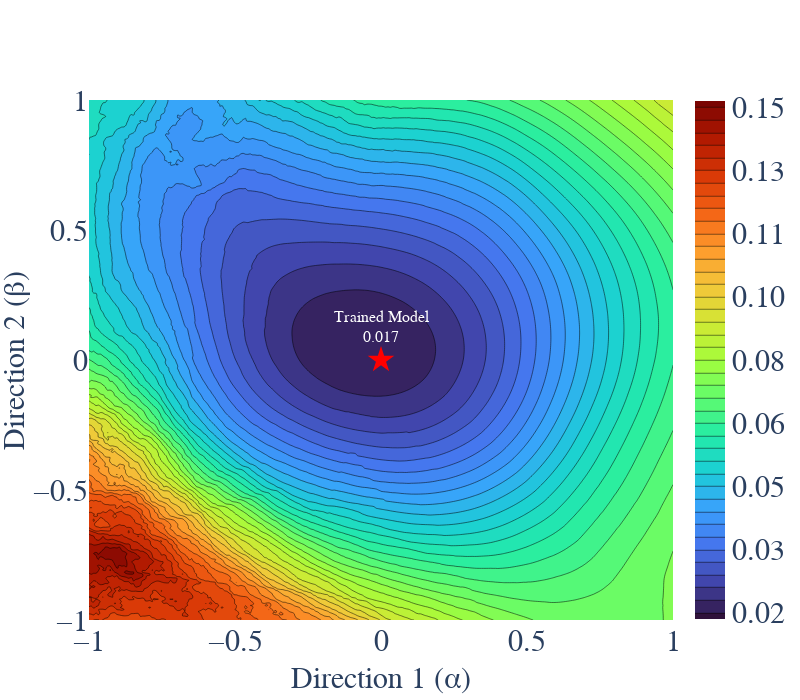
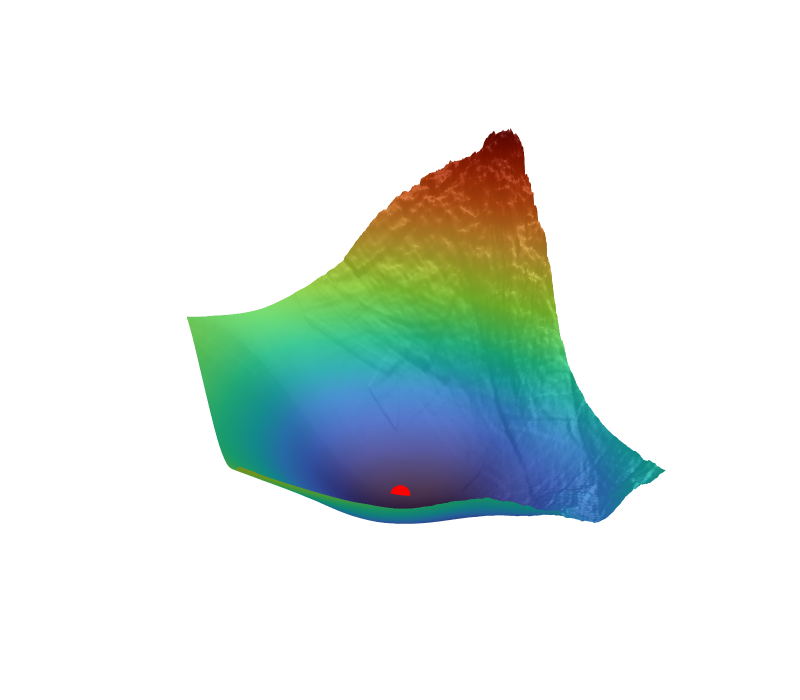

The cell these charts' notebook holds for them, in order:
### Code cell
def load_landscape_npz(filepath):
    loaded = np.load(filepath)
    landscape_data = dict(loaded)
    loaded.close()
    return landscape_data
landscape_data = load_landscape_npz(f'{landscape_save_dir}/pinn_best_True_v2.npz')
image_save_path = os.path.join(
    os.path.dirname(os.getcwd()),
    "notebooks",
    "loss_landscape",
    "physMSE_PIGNN"
)

plot_both_landscapes(landscape_data, image_save_path)

### Figure 1 — Plotly figure (JSON) as saved in the notebook; plotly's stock layout.template omitted (floating-point values rounded to 4 significant figures; data arrays with more than 128 entries replaced by an {"elided": "..."} marker saying what was removed)
{"data": [{"colorbar": {"len": 1.035, "tickfont": {"size": 30}, "tickformat": ".2f", "title": {"text": ""}, "y": 0.5, "yanchor": "middle"}, "colorscale": [[0, "#30123b"], [0.07143, "#4145ab"], [0.1429, "#4675ed"], [0.2143, "#39a2fc"], [0.2857, "#1bcfd4"], [0.3571, "#24eca6"], [0.4286, "#61fc6c"], [0.5, "#a4fc3b"], [0.5714, "#d1e834"], [0.6429, "#f3c63a"], [0.7143, "#fe9b2d"], [0.7857, "#f36315"], [0.8571, "#d93806"], [0.9286, "#b11901"], [1, "#7a0402"]], "contours": {"end": 0.1452, "size": 0.00322, "start": 0.01637}, "type": "contour", "x": {"elided": "251 float values"}, "y": {"elided": "251 float values"}, "z": {"elided": "251x251 float values"}}, {"marker": {"color": "red", "size": 20, "symbol": "star"}, "mode": "markers+text", "showlegend": false, "text": ["Trained Model<br>0.017"], "textfont": {"color": "white", "family": "Arial", "size": 16}, "textposition": "top center", "type": "scatter", "x": [0], "y": [0]}], "layout": {"font": {"family": "Serif", "size": 16}, "height": 700, "margin": {"b": 80, "l": 80, "r": 50, "t": 100}, "width": 800, "xaxis": {"tickfont": {"size": 30}, "title": {"font": {"size": 30}, "standoff": 10, "text": "Direction 1 (α)"}}, "yaxis": {"tickfont": {"size": 30}, "title": {"font": {"size": 30}, "standoff": 0, "text": "Direction 2 (β)"}}}}

### Figure 2 — Plotly figure (JSON) as saved in the notebook; plotly's stock layout.template omitted (floating-point values rounded to 4 significant figures; data arrays with more than 128 entries replaced by an {"elided": "..."} marker saying what was removed)
{"data": [{"colorbar": {"len": 0.45, "outlinecolor": "black", "outlinewidth": 1, "thickness": 20, "tickfont": {"family": "Serif", "size": 14}, "tickmode": "array", "ticktext": ["0.02", "0.05", "0.08", "0.11", "0.15"], "tickvals": [0.01637, 0.04857, 0.08077, 0.113, 0.1452], "title": {"font": {"family": "Serif", "size": 14}, "text": "Loss"}, "x": 0.95, "y": 0.52}, "colorscale": [[0, "#30123b"], [0.07143, "#4145ab"], [0.1429, "#4675ed"], [0.2143, "#39a2fc"], [0.2857, "#1bcfd4"], [0.3571, "#24eca6"], [0.4286, "#61fc6c"], [0.5, "#a4fc3b"], [0.5714, "#d1e834"], [0.6429, "#f3c63a"], [0.7143, "#fe9b2d"], [0.7857, "#f36315"], [0.8571, "#d93806"], [0.9286, "#b11901"], [1, "#7a0402"]], "hoverinfo": "x+y+z", "lighting": {"ambient": 0.6, "diffuse": 0.1, "roughness": 0.6, "specular": 0.2}, "lightposition": {"x": 30, "y": 50, "z": 100}, "showscale": false, "type": "surface", "x": {"elided": "251 float values"}, "y": {"elided": "251 float values"}, "z": {"elided": "251x251 float values"}}, {"hovertemplate": "Original Loss: %{z:.3f}<extra></extra>", "marker": {"color": "red", "size": 7, "symbol": "circle"}, "mode": "markers", "name": "Original Model", "type": "scatter3d", "x": [0], "y": [0], "z": [0.01676]}], "layout": {"font": {"color": "black", "family": "Serif", "size": 14}, "height": 700, "legend": {"bordercolor": "black", "borderwidth": 1, "font": {"family": "Serif", "size": 14}, "x": 0.95, "xanchor": "right", "y": 0.95, "yanchor": "top"}, "margin": {"b": 0, "l": 0, "pad": 0, "r": 0, "t": 0}, "scene": {"aspectmode": "manual", "aspectratio": {"x": 1, "y": 1, "z": 1}, "bgcolor": "white", "camera": {"eye": {"x": 0.649, "y": 1.876, "z": 1}}, "xaxis": {"backgroundcolor": "white", "gridcolor": "black", "linecolor": "black", "linewidth": 2, "mirror": false, "range": [-1, 1], "showbackground": true, "showgrid": false, "tickangle": -20, "tickfont": {"family": "Serif", "size": 14}, "tickmode": "array", "ticktext": ["-1.00", "-0.50", "0.00", "0.50", "1.00"], "tickvals": [-1.0, -0.5, 0.0, 0.5, 1.0], "title": {"font": {"family": "Serif", "size": 16}, "text": "Direction 1 (α)"}, "visible": false, "zeroline": false, "zerolinecolor": "black", "zerolinewidth": 2}, "yaxis": {"backgroundcolor": "white", "gridcolor": "black", "linecolor": "black", "linewidth": 2, "mirror": false, "range": [-1, 1], "showbackground": true, "showgrid": false, "tickfont": {"family": "Serif", "size": 14}, "tickmode": "array", "ticktext": ["-1.00", "-0.50", "0.00", "0.50", "1.00"], "tickvals": [-1.0, -0.5, 0.0, 0.5, 1.0], "title": {"font": {"family": "Serif", "size": 16}, "text": "Direction 2 (β)"}, "visible": false, "zeroline": false, "zerolinecolor": "black", "zerolinewidth": 2}, "zaxis": {"backgroundcolor": "white", "gridcolor": "black", "linecolor": "black", "linewidth": 2, "mirror": false, "showbackground": true, "showgrid": false, "tickangle": -7, "tickfont": {"family": "Serif", "size": 14}, "tickmode": "array", "ticktext": ["0.02", "0.05", "0.08", "0.11", "0.15"], "tickvals": [0.01637, 0.04857, 0.08077, 0.113, 0.1452], "title": {"font": {"family": "Serif", "size": 16}, "text": "Loss"}, "visible": false, "zeroline": false, "zerolinecolor": "black"}}, "width": 800}}
